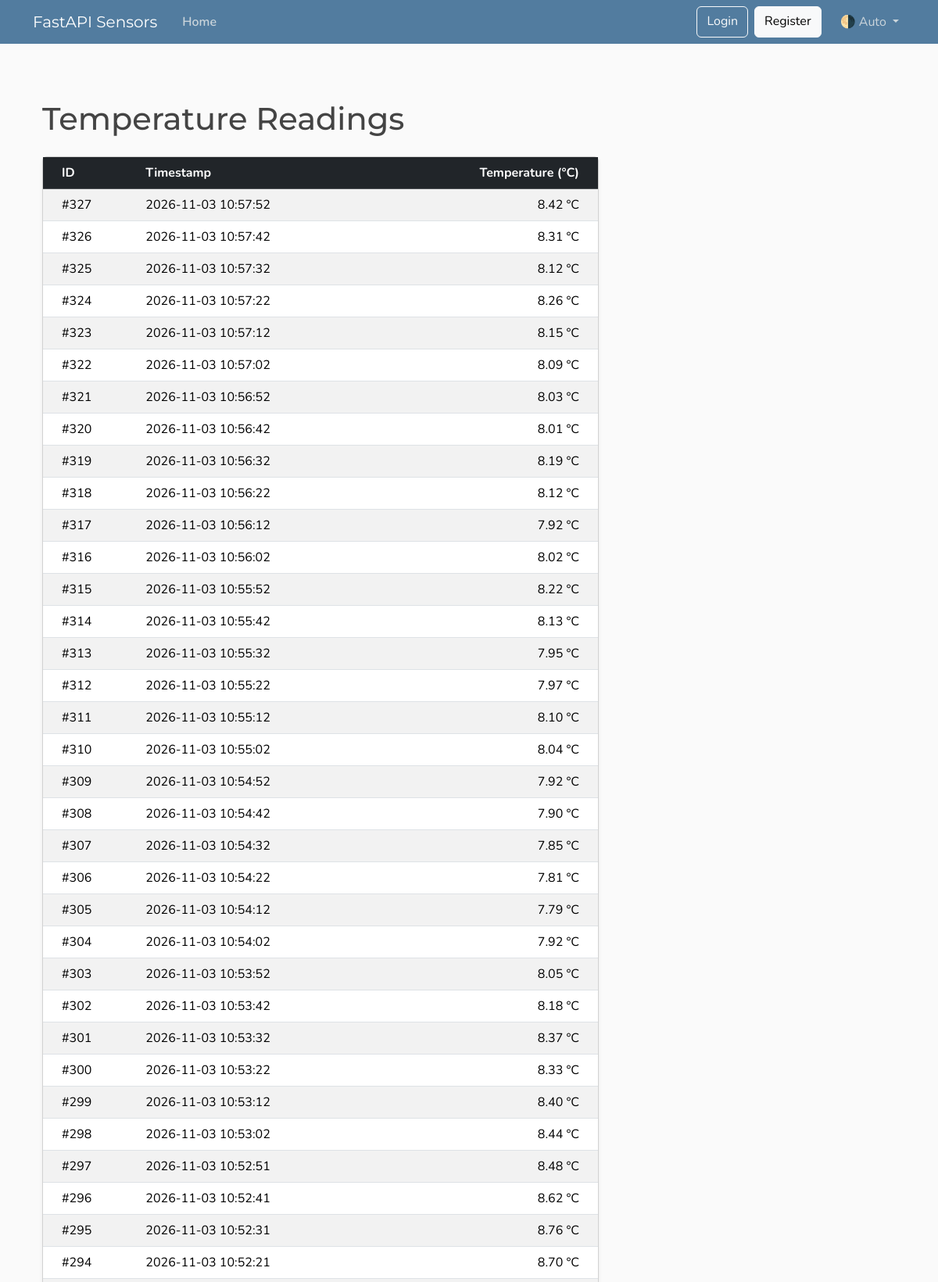
Page /readings (upper part) on the committed database.
### models.py (models this page shows)
class Reading(Base):
    __tablename__ = "readings"
    id = Column(Integer, primary_key=True, index=True)
    sensor_id = Column(Integer, ForeignKey("sensors.id"), nullable=False)
    temperature = Column(Float, nullable=False)
    timestamp = Column(DateTime, default=datetime.utcnow)
    sensor = relationship("Sensor", back_populates="readings")

### main.py (the view)
@app.get("/readings", include_in_schema=False, name="sensor_readings")
def get_readings(request: Request, db: Session = Depends(get_db)):
    readings = (db.query(models.Reading)
        .order_by(desc(models.Reading.timestamp))
        .limit(75)
        .all()
    )
    return templates.TemplateResponse(
        request,
        "sensor_reading.html",
        context={"readings": readings}
    )

### templates/sensor_reading.html (shortened to what this page needs)
{% extends "layout.html" %}
{% block content %}
<div class="container mt-5">
    <h1 class="mb-4">Temperature Readings</h1>
    <div class="card shadow-sm">
        <div class="card-body p-0">
            <div class="table-responsive">
                <table class="table table-striped table-hover mb-0">
                    <thead class="table-dark">
                        <tr>
                            <th class="ps-4">ID</th>
                            <th>Timestamp</th>
                            <th class="text-end pe-4">Temperature (°C)</th>
                        </tr>
                    </thead>
                    <tbody>
                        {% for reading in readings %}
                        <tr>
                            <td class="ps-4">#{{ reading.id }}</td>
                            <td>
                                {{ reading.timestamp.strftime('%Y-%m-%d %H:%M:%S') }}
                            </td>
                            <td class="text-end pe-4">
                                {{ "%.2f"|format(reading.temperature) }} °C
                            </td>
                        </tr>
                        {% else %}
                        <tr>
                            <td colspan="3" class="text-center py-4">
                                No readings available.
                            </td>
                        </tr>
                        {% endfor %}
                    </tbody>
                </table>
            </div>
        </div>
    </div>
</div>
{% endblock %}

### static/css/main.css (style rules this page uses)
:root { --font-heading: "Montserrat", system-ui, -apple-system, BlinkMacSystemFont, sans-serif; --font-body: "Nunito", system-ui, -apple-system, BlinkMacSystemFont, sans-serif; --color-bg-body: #fafafa; --color-bg-content: #ffffff; --color-text-primary: #333333; --color-text-heading: #444444; --color-steel: #527c9f; --color-nav-link: #cbd5db; --color-nav-link-hover: #ffffff; --color-link-hover: #428bca; --color-border: #dddddd; --color-border-light: #e3e3e3; --spacing-xl: 5rem; --article-img-size: 4rem; --account-img-size: 7.813rem; }
body { font-family: var(--font-body); background: var(--color-bg-body); color: var(--color-text-primary); }
h1, h2, h3, h4, h5, h6 { font-family: var(--font-heading); color: var(--color-text-heading); }

### rows in the picture
Reading: id "327", timestamp "2026-11-03 10:57:52", temperature "8.42"
Reading: id "326", timestamp "2026-11-03 10:57:42", temperature "8.31"
Reading: id "325", timestamp "2026-11-03 10:57:32", temperature "8.12"
Reading: id "324", timestamp "2026-11-03 10:57:22", temperature "8.26"
Reading: id "323", timestamp "2026-11-03 10:57:12", temperature "8.15"
Reading: id "322", timestamp "2026-11-03 10:57:02", temperature "8.09"
Reading: id "321", timestamp "2026-11-03 10:56:52", temperature "8.03"
Reading: id "320", timestamp "2026-11-03 10:56:42", temperature "8.01"
Reading: id "319", timestamp "2026-11-03 10:56:32", temperature "8.19"
Reading: id "318", timestamp "2026-11-03 10:56:22", temperature "8.12"
Reading: id "317", timestamp "2026-11-03 10:56:12", temperature "7.92"
Reading: id "316", timestamp "2026-11-03 10:56:02", temperature "8.02"
Reading: id "315", timestamp "2026-11-03 10:55:52", temperature "8.22"
Reading: id "314", timestamp "2026-11-03 10:55:42", temperature "8.13"
Reading: id "313", timestamp "2026-11-03 10:55:32", temperature "7.95"
Reading: id "312", timestamp "2026-11-03 10:55:22", temperature "7.97"
Reading: id "311", timestamp "2026-11-03 10:55:12", temperature "8.10"
Reading: id "310", timestamp "2026-11-03 10:55:02", temperature "8.04"
Reading: id "309", timestamp "2026-11-03 10:54:52", temperature "7.92"
Reading: id "308", timestamp "2026-11-03 10:54:42", temperature "7.90"
Reading: id "307", timestamp "2026-11-03 10:54:32", temperature "7.85"
Reading: id "306", timestamp "2026-11-03 10:54:22", temperature "7.81"
Reading: id "305", timestamp "2026-11-03 10:54:12", temperature "7.79"
Reading: id "304", timestamp "2026-11-03 10:54:02", temperature "7.92"
Reading: id "303", timestamp "2026-11-03 10:53:52", temperature "8.05"
Reading: id "302", timestamp "2026-11-03 10:53:42", temperature "8.18"
Reading: id "301", timestamp "2026-11-03 10:53:32", temperature "8.37"
Reading: id "300", timestamp "2026-11-03 10:53:22", temperature "8.33"
Reading: id "299", timestamp "2026-11-03 10:53:12", temperature "8.40"
Reading: id "298", timestamp "2026-11-03 10:53:02", temperature "8.44"
Reading: id "297", timestamp "2026-11-03 10:52:51", temperature "8.48"
Reading: id "296", timestamp "2026-11-03 10:52:41", temperature "8.62"
Reading: id "295", timestamp "2026-11-03 10:52:31", temperature "8.76"
Reading: id "294", timestamp "2026-11-03 10:52:21", temperature "8.70"
